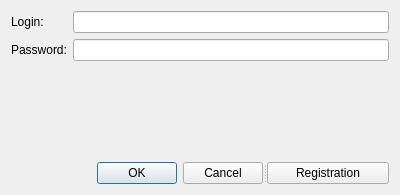
<?xml version="1.0" encoding="UTF-8"?>
<ui version="4.0">
 <class>LoginForm</class>
 <widget class="QDialog" name="LoginForm">
  <property name="geometry">
   <rect>
    <x>0</x>
    <y>0</y>
    <width>400</width>
    <height>195</height>
   </rect>
  </property>
  <property name="windowTitle">
   <string>Dialog</string>
  </property>
  <property name="styleSheet">
   <string notr="true">QWidget{background-color: #CCCCFF}
QLabel {background-color: #CCCCFF}
QPushButton {background-color: #FFFF00}
QLineEdit {background-color: #FFFFCC};</string>
  </property>
  <layout class="QVBoxLayout" name="verticalLayout">
   <item>
    <layout class="QFormLayout" name="formLayout">
     <item row="0" column="0">
      <widget class="QLabel" name="loginLabel">
       <property name="text">
        <string>Login:</string>
       </property>
      </widget>
     </item>
     <item row="1" column="0">
      <widget class="QLabel" name="passwordLabel">
       <property name="text">
        <string>Password:</string>
       </property>
      </widget>
     </item>
     <item row="0" column="1">
      <widget class="QLineEdit" name="loginEdit"/>
     </item>
     <item row="1" column="1">
      <widget class="QLineEdit" name="passwordEdit">
       <property name="echoMode">
        <enum>QLineEdit::Password</enum>
       </property>
      </widget>
     </item>
    </layout>
   </item>
   <item>
    <spacer name="verticalSpacer">
     <property name="orientation">
      <enum>Qt::Vertical</enum>
     </property>
     <property name="sizeHint" stdset="0">
      <size>
       <width>20</width>
       <height>40</height>
      </size>
     </property>
    </spacer>
   </item>
   <item>
    <widget class="QSplitter" name="splitter">
     <property name="orientation">
      <enum>Qt::Horizontal</enum>
     </property>
     <widget class="QDialogButtonBox" name="buttonBox">
      <property name="sizePolicy">
       <sizepolicy hsizetype="Expanding" vsizetype="Fixed">
        <horstretch>0</horstretch>
        <verstretch>0</verstretch>
       </sizepolicy>
      </property>
      <property name="standardButtons">
       <set>QDialogButtonBox::Cancel|QDialogButtonBox::Ok</set>
      </property>
     </widget>
     <widget class="QPushButton" name="registrationButton">
      <property name="text">
       <string>Registration</string>
      </property>
     </widget>
    </widget>
   </item>
  </layout>
 </widget>
 <resources/>
 <connections/>
</ui>
